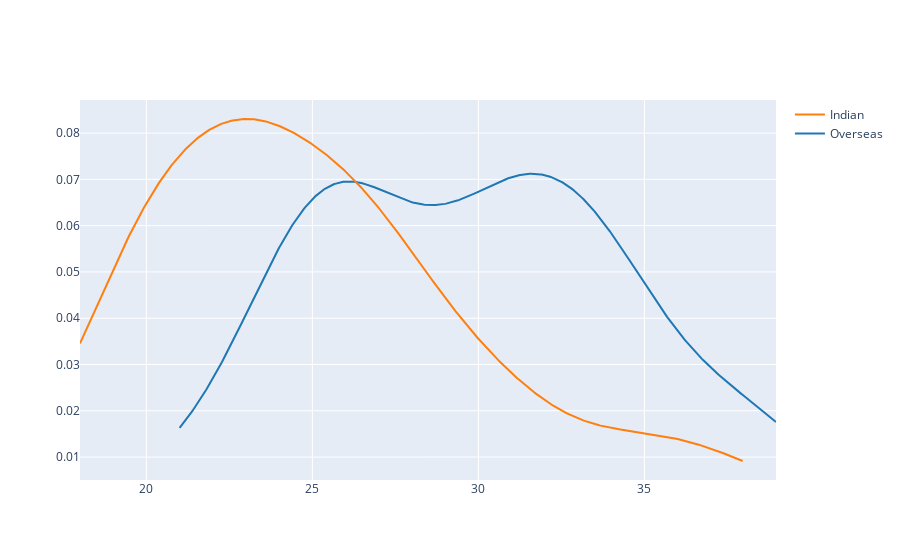
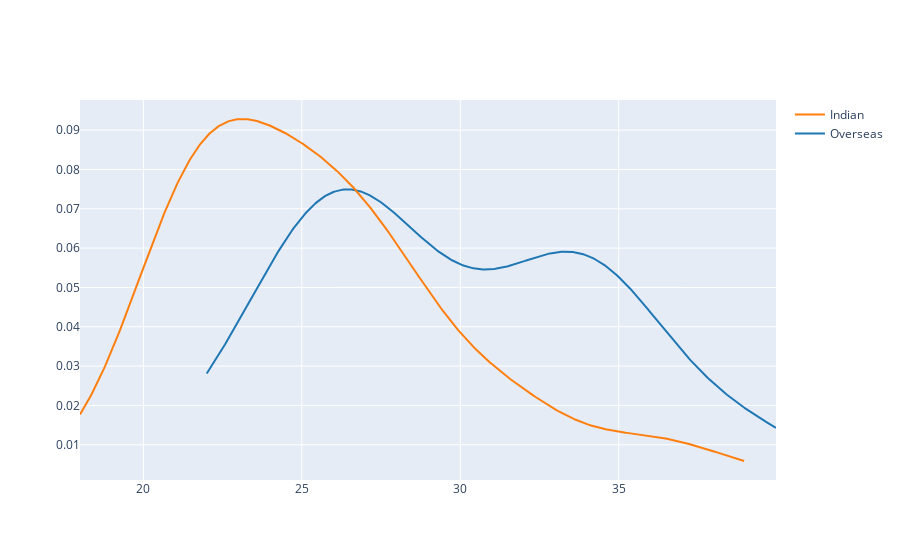
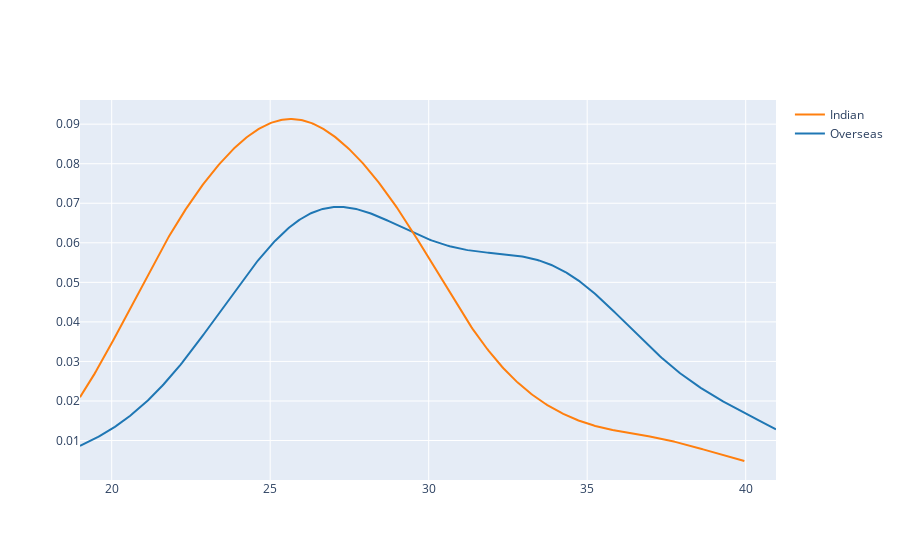
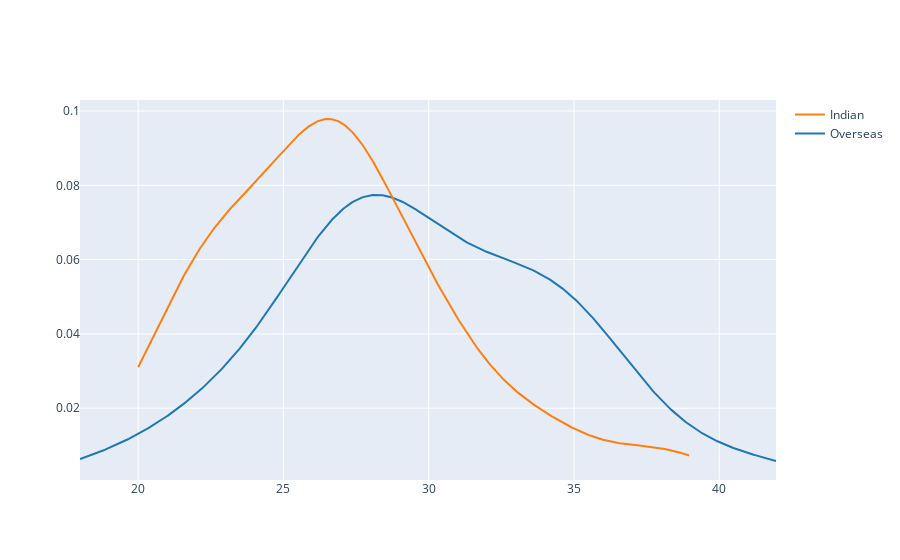

The notebook cell these images were saved under, in order:
### Code cell
for year in range(2008,2024):
    age_data = []
    for cat in ['Overseas','Indian']:
        age_data.append(player_data[(player_data['Nationality'] == cat) & (player_data['Year'] == year)]['Age'])
    fig = ff.create_distplot(age_data,['Overseas','Indian'],show_hist=False,show_rug=False)
    fig.show()

### Figure 1 — Plotly figure (JSON) as saved in the notebook; plotly's stock layout.template omitted (floating-point values rounded to 4 significant figures; data arrays with more than 128 entries replaced by an {"elided": "..."} marker saying what was removed)
{"data": [{"legendgroup": "Overseas", "marker": {"color": "rgb(31, 119, 180)"}, "mode": "lines", "name": "Overseas", "showlegend": true, "type": "scatter", "x": {"elided": "500 float values"}, "xaxis": "x", "y": {"elided": "500 float values"}, "yaxis": "y"}, {"legendgroup": "Indian", "marker": {"color": "rgb(255, 127, 14)"}, "mode": "lines", "name": "Indian", "showlegend": true, "type": "scatter", "x": {"elided": "500 float values"}, "xaxis": "x", "y": {"elided": "500 float values"}, "yaxis": "y"}], "layout": {"barmode": "overlay", "hovermode": "closest", "legend": {"traceorder": "reversed"}, "xaxis": {"anchor": "y2", "domain": [0, 1], "zeroline": false}, "yaxis": {"anchor": "free", "domain": [0, 1], "position": 0}}}

### Figure 2 — Plotly figure (JSON) as saved in the notebook; plotly's stock layout.template omitted (floating-point values rounded to 4 significant figures; data arrays with more than 128 entries replaced by an {"elided": "..."} marker saying what was removed)
{"data": [{"legendgroup": "Overseas", "marker": {"color": "rgb(31, 119, 180)"}, "mode": "lines", "name": "Overseas", "showlegend": true, "type": "scatter", "x": {"elided": "500 float values"}, "xaxis": "x", "y": {"elided": "500 float values"}, "yaxis": "y"}, {"legendgroup": "Indian", "marker": {"color": "rgb(255, 127, 14)"}, "mode": "lines", "name": "Indian", "showlegend": true, "type": "scatter", "x": {"elided": "500 float values"}, "xaxis": "x", "y": {"elided": "500 float values"}, "yaxis": "y"}], "layout": {"barmode": "overlay", "hovermode": "closest", "legend": {"traceorder": "reversed"}, "xaxis": {"anchor": "y2", "domain": [0, 1], "zeroline": false}, "yaxis": {"anchor": "free", "domain": [0, 1], "position": 0}}}

### Figure 3 — Plotly figure (JSON) as saved in the notebook; plotly's stock layout.template omitted (floating-point values rounded to 4 significant figures; data arrays with more than 128 entries replaced by an {"elided": "..."} marker saying what was removed)
{"data": [{"legendgroup": "Overseas", "marker": {"color": "rgb(31, 119, 180)"}, "mode": "lines", "name": "Overseas", "showlegend": true, "type": "scatter", "x": {"elided": "500 float values"}, "xaxis": "x", "y": {"elided": "500 float values"}, "yaxis": "y"}, {"legendgroup": "Indian", "marker": {"color": "rgb(255, 127, 14)"}, "mode": "lines", "name": "Indian", "showlegend": true, "type": "scatter", "x": {"elided": "500 float values"}, "xaxis": "x", "y": {"elided": "500 float values"}, "yaxis": "y"}], "layout": {"barmode": "overlay", "hovermode": "closest", "legend": {"traceorder": "reversed"}, "xaxis": {"anchor": "y2", "domain": [0, 1], "zeroline": false}, "yaxis": {"anchor": "free", "domain": [0, 1], "position": 0}}}

### Figure 4 — Plotly figure (JSON) as saved in the notebook; plotly's stock layout.template omitted (floating-point values rounded to 4 significant figures; data arrays with more than 128 entries replaced by an {"elided": "..."} marker saying what was removed)
{"data": [{"legendgroup": "Overseas", "marker": {"color": "rgb(31, 119, 180)"}, "mode": "lines", "name": "Overseas", "showlegend": true, "type": "scatter", "x": {"elided": "500 float values"}, "xaxis": "x", "y": {"elided": "500 float values"}, "yaxis": "y"}, {"legendgroup": "Indian", "marker": {"color": "rgb(255, 127, 14)"}, "mode": "lines", "name": "Indian", "showlegend": true, "type": "scatter", "x": {"elided": "500 float values"}, "xaxis": "x", "y": {"elided": "500 float values"}, "yaxis": "y"}], "layout": {"barmode": "overlay", "hovermode": "closest", "legend": {"traceorder": "reversed"}, "xaxis": {"anchor": "y2", "domain": [0, 1], "zeroline": false}, "yaxis": {"anchor": "free", "domain": [0, 1], "position": 0}}}
